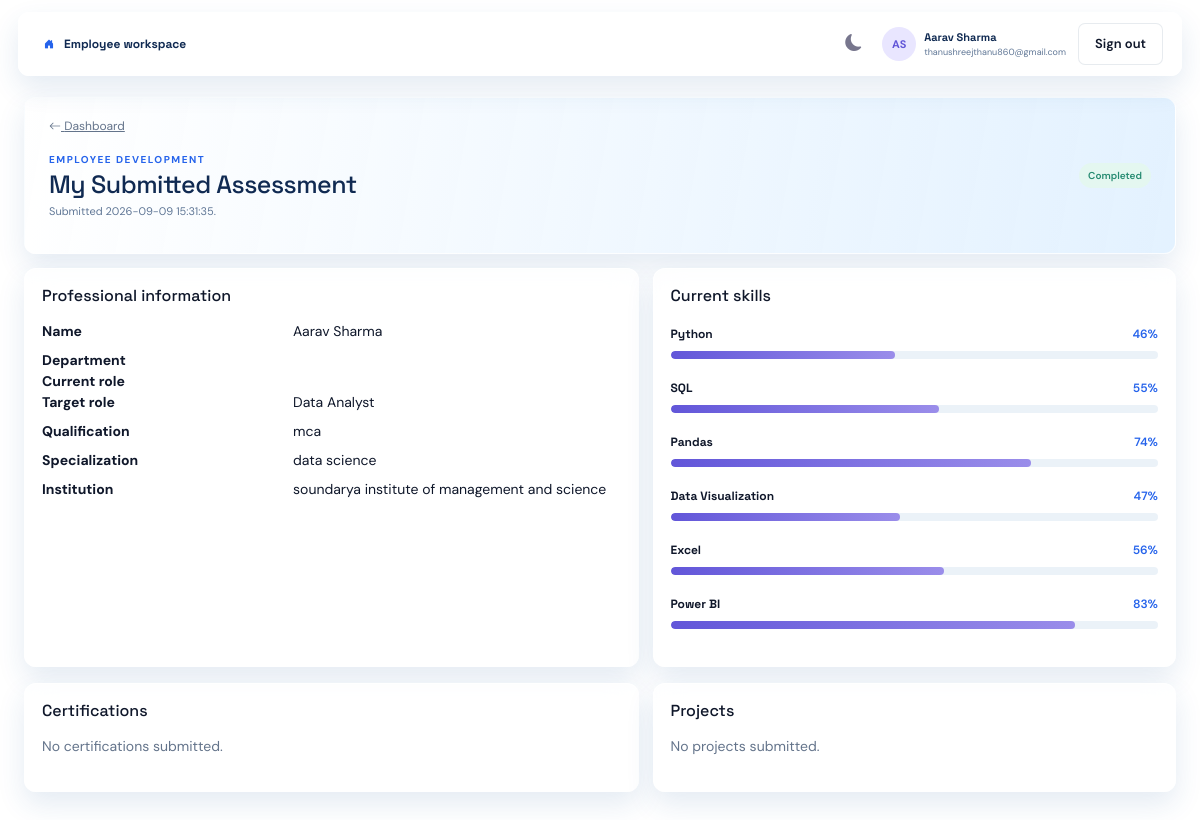
The page /employee/assessment (signed in) on the database its author committed.
### tables this page shows
CREATE TABLE employees (id INTEGER PRIMARY KEY AUTOINCREMENT, name TEXT NOT NULL, email TEXT NOT NULL UNIQUE, department TEXT NOT NULL, experience INTEGER NOT NULL DEFAULT 1, profile TEXT DEFAULT '', created_at TEXT DEFAULT CURRENT_TIMESTAMP, current_role TEXT DEFAULT '', password_hash TEXT DEFAULT '');

CREATE TABLE assessment_requests (
        id INTEGER PRIMARY KEY AUTOINCREMENT,
        employee_id INTEGER NOT NULL REFERENCES employees(id) ON DELETE CASCADE,
        hr_id INTEGER,
        status TEXT NOT NULL DEFAULT 'Pending' CHECK(status IN ('Pending', 'Completed', 'Reviewed')),
        created_at TEXT NOT NULL DEFAULT CURRENT_TIMESTAMP,
        completed_at TEXT
    );

CREATE TABLE roles (id INTEGER PRIMARY KEY AUTOINCREMENT, name TEXT NOT NULL UNIQUE, description TEXT DEFAULT '');

CREATE TABLE employee_profiles (
        employee_id INTEGER PRIMARY KEY REFERENCES employees(id) ON DELETE CASCADE,
        target_role_id INTEGER REFERENCES roles(id) ON DELETE SET NULL,
        highest_qualification TEXT DEFAULT '',
        specialization TEXT DEFAULT '',
        resume_summary TEXT DEFAULT '',
        updated_at TEXT NOT NULL DEFAULT CURRENT_TIMESTAMP
    , institution TEXT DEFAULT '', resume_filename TEXT DEFAULT '');

CREATE TABLE employee_skills (employee_id INTEGER NOT NULL REFERENCES employees(id) ON DELETE CASCADE, skill_id INTEGER NOT NULL REFERENCES skills(id) ON DELETE CASCADE, proficiency INTEGER NOT NULL CHECK(proficiency BETWEEN 0 AND 100), experience TEXT DEFAULT '', PRIMARY KEY(employee_id, skill_id));

CREATE TABLE skills (id INTEGER PRIMARY KEY AUTOINCREMENT, name TEXT NOT NULL UNIQUE, description TEXT DEFAULT '');

### app.py (the view, shortened to what this page needs)
@app.get("/employee/assessment")
def employee_assessment():
    employee = employee_from_session()
    if not employee:
        return redirect(url_for("login", next=request.path))
    assessment = row("SELECT * FROM assessment_requests WHERE employee_id=? ORDER BY created_at DESC, id DESC LIMIT 1", (employee["id"],))
    if not assessment:
        flash("No pending skill assessment found.", "info")
        return redirect(url_for("employee_dashboard"))
    profile, certifications, projects = assessment_form_data(employee["id"])
    target_role = row("SELECT name FROM roles WHERE id=?", (profile.get("target_role_id"),)) if profile.get("target_role_id") else None
    if assessment["status"] == "Completed":
        return render_template("employee_assessment_submitted.html", employee=employee, assessment=assessment, profile=profile, target_role=target_role, certifications=certifications, projects=projects, skills=employee_skills(employee["id"]))

### app.py (called while the page is built)
@app.context_processor
def inject_globals():
    return {"nav_employee_count": row("SELECT COUNT(*) AS count FROM employees")["count"], "notifications": notifications_data()}

def assessment_form_data(employee_id):
    profile = row("SELECT * FROM employee_profiles WHERE employee_id=?", (employee_id,)) or {}
    certifications = rows("SELECT * FROM employee_certifications WHERE employee_id=? ORDER BY id", (employee_id,))
    projects = rows("SELECT * FROM employee_projects WHERE employee_id=? ORDER BY id", (employee_id,))
    return profile, certifications, projects

def employee_from_session():
    if not session.get("employee_authenticated") or not session.get("employee_id"):
        return None
    return row("SELECT id, name, email FROM employees WHERE id=?", (session["employee_id"],))

### database.py (called while the page is built)
def connect():
    DB_PATH.parent.mkdir(exist_ok=True)
    connection = sqlite3.connect(DB_PATH)
    connection.row_factory = sqlite3.Row
    connection.execute("PRAGMA foreign_keys = ON")
    return connection

def rows(query, params=()):
    db = connect()
    result = [dict(row) for row in db.execute(query, params).fetchall()]
    db.close()
    return result

def row(query, params=()):
    db = connect()
    result = db.execute(query, params).fetchone()
    db.close()
    return dict(result) if result else None

### services/analysis.py (called while the page is built)
def employee_skills(employee_id):
    return {item["name"]: item["proficiency"] for item in rows("SELECT s.name, es.proficiency FROM employee_skills es JOIN skills s ON s.id = es.skill_id WHERE es.employee_id = ?", (employee_id,))}

### templates/employee_assessment_submitted.html
{% extends 'employee_base.html' %}{% block title %}Submitted assessment{% endblock %}{% block content %}<div class="page-heading"><div><a class="back-button" href="{{ url_for('employee_dashboard') }}"><i class="bi bi-arrow-left"></i> Dashboard</a><span class="eyebrow d-block mt-3">EMPLOYEE DEVELOPMENT</span><h1>My Submitted Assessment</h1><p class="muted">Submitted {{ assessment.completed_at }}.</p></div><span class="status ready">Completed</span></div><div class="dashboard-grid"><section class="panel"><h3>Professional information</h3><dl class="row mt-3"><dt class="col-sm-5">Name</dt><dd class="col-sm-7">{{ employee.name }}</dd><dt class="col-sm-5">Department</dt><dd class="col-sm-7">{{ employee.department }}</dd><dt class="col-sm-5">Current role</dt><dd class="col-sm-7">{{ employee.current_role }}</dd><dt class="col-sm-5">Target role</dt><dd class="col-sm-7">{{ target_role.name if target_role else 'Not selected' }}</dd><dt class="col-sm-5">Qualification</dt><dd class="col-sm-7">{{ profile.get('highest_qualification','Not provided') }}</dd><dt class="col-sm-5">Specialization</dt><dd class="col-sm-7">{{ profile.get('specialization','Not provided') }}</dd><dt class="col-sm-5">Institution</dt><dd class="col-sm-7">{{ profile.get('institution','Not provided') }}</dd></dl></section><section class="panel"><h3>Current skills</h3>{% for name, level in skills.items() %}<div class="skill-bar"><div><strong>{{ name }}</strong><span>{{ level }}%</span></div><div class="progress"><span style="width:{{ level }}%"></span></div></div>{% else %}<p class="muted">No skills submitted.</p>{% endfor %}</section></div><div class="dashboard-grid mt-3"><section class="panel"><h3>Certifications</h3>{% for item in certifications %}<div class="config-row"><div><strong>{{ item.name }}</strong><small>{{ item.issuer }}{% if item.issued_at %} · {{ item.issued_at }}{% endif %}</small></div></div>{% else %}<p class="muted mt-3">No certifications submitted.</p>{% endfor %}</section><section class="panel"><h3>Projects</h3>{% for item in projects %}<div class="config-row"><div><strong>{{ item.name }}</strong><small>{{ item.technologies }}</small><p class="muted mb-0">{{ item.description }}</p></div></div>{% else %}<p class="muted mt-3">No projects submitted.</p>{% endfor %}</section></div>{% endblock %}

### templates/employee_base.html (shortened to what this page needs)
<!doctype html><html lang="en"><head><link href="https://cdn.jsdelivr.net/npm/bootstrap@5.3.3/dist/css/bootstrap.min.css" rel="stylesheet"><link href="https://cdn.jsdelivr.net/npm/bootstrap-icons@1.11.3/font/bootstrap-icons.min.css" rel="stylesheet"><link rel="stylesheet" href="{{ url_for('static', filename='css/style.css') }}"><link rel="stylesheet" href="{{ url_for('static', filename='css/reference-theme.css') }}"></head><body><main class="main-content"><header class="topbar"><div class="crumb"><i class="bi bi-house-door-fill crumb-home"></i><strong>Employee workspace</strong></div><div class="top-actions"><button class="icon-btn" id="themeToggle" title="Toggle dark/light mode"><i class="bi bi-moon-fill"></i></button><div class="user-profile"><div class="avatar">{{ employee.name[:1] }}{{ employee.name.split()[-1][:1] }}</div><div><strong>{{ employee.name }}</strong><small>{{ employee.email }}</small></div></div><a class="btn btn-light btn-sm" href="{{ url_for('logout') }}">Sign out</a></div></header><div class="page-content">{% block content %}{% endblock %}</div></main></body></html>

### static/css/style.css (style rules this page uses)
.back-button { border:0;background:transparent;color:var(--muted);font:inherit;padding:0;font-size:12px }
:root { --ink:#202033;--muted:#85859a;--line:#e9e8f0;--surface:#fff;--bg:#f7f7fb;--primary:#6256d9;--primary-dark:#4d42bd;--purple-soft:#eeecff;--green:#35ad8b;--orange:#f2a13a;--red:#e66a68 }
* { box-sizing:border-box }
body { margin:0;background:url('https://i.pinimg.com/1200x/1c/08/a1/1c08a17749ef69aeb0ad5e469f33d46f.jpg') center/cover fixed no-repeat;color:var(--ink);font-family:'DM Sans',sans-serif;font-size:14px }
h1,h2,h3,strong,.brand { font-family:'Space Grotesk',sans-serif }
h1 { font-size:32px;letter-spacing:-.5px;margin:5px 0 8px }
h3 { font-size:16px;margin:0 }
p { line-height:1.55 }
.muted { color:var(--muted) }
.eyebrow { display:inline-block;font-size:10px;font-weight:700;letter-spacing:1.5px;color:var(--primary) }
.main-content { min-width:0;flex:1 }
.topbar { height:72px;background:#fff;border-bottom:1px solid var(--line);display:flex;align-items:center;justify-content:space-between;padding:0 42px }
.crumb { color:#a5a4b2;font-size:12px }
.crumb i { margin:0 8px;font-size:10px }
.crumb strong { color:var(--ink) }
.top-actions { display:flex;align-items:center;gap:20px }
.icon-btn { border:0;background:transparent;color:#77768d;padding:4px;font-size:17px }
.avatar { background:#e9e6ff;color:#6357d8;border-radius:50%;width:34px;height:34px;display:grid;place-items:center;font-size:11px;font-weight:700 }
.page-content { padding:38px 42px;max-width:1500px }
.page-heading,.profile-hero { display:flex;justify-content:space-between;align-items:flex-end;margin-bottom:30px }
.btn { border-radius:7px;padding:10px 16px;font-weight:600;font-size:13px }
.btn-light { background:#fff;border:1px solid var(--line);color:var(--ink) }
.metric-card,.panel { background:var(--surface);border:1px solid var(--line);border-radius:10px;box-shadow:0 3px 14px rgba(38,36,78,.025) }
.dashboard-grid { display:grid;grid-template-columns:1.08fr .92fr;gap:20px;margin-bottom:22px }
.panel { padding:24px }
.progress { height:6px;background:#efeff5;border-radius:20px }
.progress span { height:100%;display:block;background:var(--primary);border-radius:20px }
.readiness-pill,.status,.tag,.soft-badge,.priority,.gap-badge { display:inline-block;border-radius:20px;padding:5px 9px;font-size:10px;font-weight:600 }
.skill-bar { margin:20px 0 }
.skill-bar>div:first-child { display:flex;justify-content:space-between;margin-bottom:8px;font-size:12px }
.skill-bar>div:first-child span { color:var(--primary);font-weight:600 }
.skill-bar .progress { height:8px }
.skill-bar .progress span { background:linear-gradient(90deg,#6256d9,#9a8dea) }
.status.ready { background:#e4f7f0;color:#268b71 }
:root { --ink:#0f172a;--muted:#64748b;--line:rgba(148,163,184,.22);--surface:rgba(255,255,255,.86);--bg:#f1f7fc;--primary:#2563eb;--primary-dark:#1d4ed8;--purple-soft:#eef2ff;--green:#10b981;--orange:#f59e0b;--red:#ef4444;--cyan:#06b6d4;--navy:#0f172a }
.topbar { background:rgba(255,255,255,.76);backdrop-filter:blur(16px);-webkit-backdrop-filter:blur(16px);border-bottom:1px solid rgba(148,163,184,.2);box-shadow:0 4px 20px rgba(15,23,42,.04) }
.panel,.metric-card,.role-card,.resource-card,.profile-hero,.table-panel { background:var(--surface);backdrop-filter:blur(14px);-webkit-backdrop-filter:blur(14px);border:1px solid rgba(255,255,255,.75);box-shadow:0 10px 26px rgba(15,23,42,.055);border-radius:16px;transition:box-shadow .2s ease,transform .2s ease,border-color .2s ease }
.progress { background:rgba(148,163,184,.18) }
.progress span { background:linear-gradient(90deg,var(--primary),var(--cyan)) }

### rows shown on the page
employees: name "A", name "S", name "Aarav Sharma", email "thanushreejthanu860@gmail.com"
assessment_requests: completed_at "2026-09-09 15:31:35"
roles: name "Data Analyst"
employee_profiles: get "mca", get "data science", get "soundarya institute of management and science"
employee_skills: name "Python", proficiency "46"
employee_skills: name "SQL", proficiency "55"
employee_skills: name "Pandas", proficiency "74"
employee_skills: name "Data Visualization", proficiency "47"
employee_skills: name "Excel", proficiency "56"
employee_skills: name "Power BI", proficiency "83"
